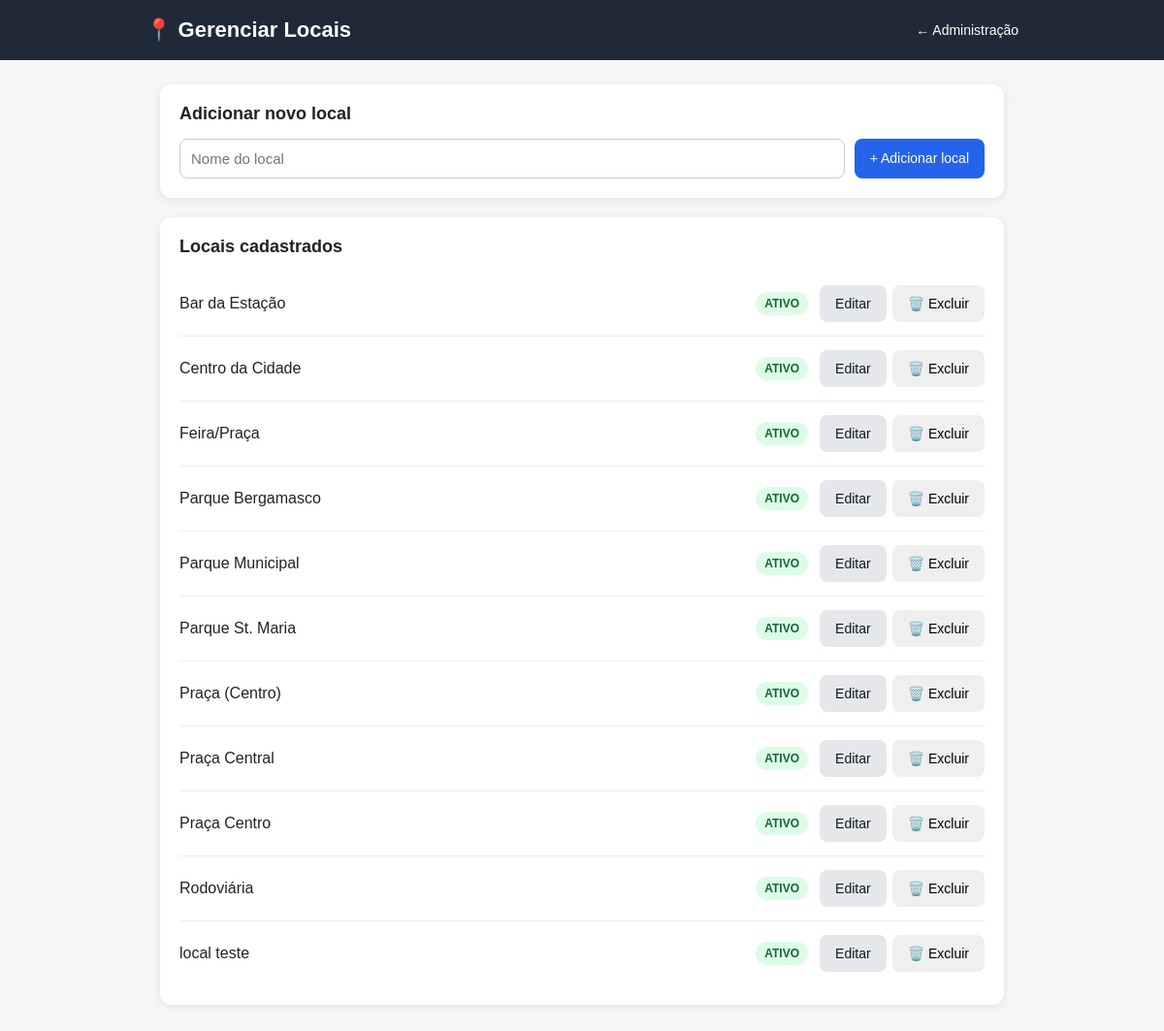
Page /admin/locais (signed in) on the committed database.
### app/models.py (models this page shows)
class Local(db.Model):
    id = db.Column(
        db.Integer,
        primary_key=True
    )
    nome = db.Column(
        db.String(100),
        nullable=False
    )
    ativo = db.Column(
        db.Boolean,
        default=True
    )

### app/routes.py (the view)
@routes.route("/admin/locais")
@admin_required
def admin_locais():
    locais = (
        Local.query
        .order_by(Local.nome)
        .all()
    )
    return render_template(
        "admin_locais.html",
        locais=locais
    )

### app/models.py (called while the page is built)
    @property
    def is_authenticated(self):
        return True

### app/routes.py (called while the page is built)
@routes.after_request
def impedir_cache_da_agenda(response):
    if request.endpoint == "routes.agenda":
        response.headers["Cache-Control"] = "no-store, no-cache, must-revalidate, max-age=0"
        response.headers["Pragma"] = "no-cache"
        response.headers["Expires"] = "0"
    return response

def admin_required(view):
    @wraps(view)
    @login_required
    def wrapper(*args, **kwargs):
        if current_user.tipo != "ADMIN":
            flash("Esta área é exclusiva para administradores.", "danger")
            return redirect(url_for("routes.agenda"))
        return view(*args, **kwargs)
    return wrapper

### app/templates/admin_locais.html (shortened to what this page needs)
<!DOCTYPE html>
<html lang="pt-BR">
<head>
</head>
<body>
    <header class="topo">
        <div class="topo-conteudo">
            <h1>📍 Gerenciar Locais</h1>
            <a
                href="{{ url_for('routes.admin') }}"
                class="voltar"
            >
                ← Administração
            </a>
        </div>
    </header>
    <main class="container">
        <section class="card">
            <h2>Adicionar novo local</h2>
            <form
                action="{{ url_for('routes.adicionar_local') }}"
                method="POST"
                class="form-adicionar"
            >
                <input
                    type="text"
                    name="nome"
                    placeholder="Nome do local"
                    required
                >
                <button
                    type="submit"
                    class="btn-adicionar"
                >
                    + Adicionar local
                </button>
            </form>
        </section>
        <section class="card">
            <h2>Locais cadastrados</h2>
            {% if locais %}
                {% for local in locais %}
                <div class="local">
                    <div
                        class="nome-local"
                        id="nome-{{ local.id }}"
                    >
                        {{ local.nome }}
                    </div>
                    <span
                        class="status {% if local.ativo %}ativo{% else %}inativo{% endif %}"
                        id="status-{{ local.id }}"
                    >
                        {% if local.ativo %}
                            ATIVO
                        {% else %}
                            INATIVO
                        {% endif %}
                    </span>
                    <div
                        class="acoes"
                        id="acoes-{{ local.id }}"
                    >
                        <button
                            type="button"
                            class="btn-editar"
                            onclick="editarLocal({{ local.id }})"
                        >
                            Editar
                        </button>
                        <form
                            action="{{ url_for('routes.excluir_local', local_id=local.id) }}"
                            method="POST"
                            onsubmit="return confirmarExclusao('{{ local.nome }}')"
                        >
                            <button
                                type="submit"
                                class="btn-excluir"
                            >
                                🗑️ Excluir
                            </button>
                        </form>
                    </div>
                </div>
                {% endfor %}
            {% else %}
                <div class="sem-locais">
                    Nenhum local cadastrado.
                </div>
            {% endif %}
        </section>
    </main>
</body>
</html>

### app/templates/admin_locais.html (style rules this page uses)
* { box-sizing: border-box; }
body { margin: 0; font-family: Arial, sans-serif; background: #f5f6f8; color: #222; }
.topo { background: #1f2937; color: white; padding: 18px; }
.topo-conteudo { max-width: 900px; margin: auto; display: flex; align-items: center; justify-content: space-between; gap: 10px; }
.topo h1 { margin: 0; font-size: 22px; }
.voltar { color: white; text-decoration: none; font-size: 14px; }
.container { max-width: 900px; margin: 25px auto; padding: 0 15px 40px; }
.card { background: white; border-radius: 12px; padding: 20px; margin-bottom: 20px; box-shadow: 0 2px 8px rgba(0,0,0,0.08); }
.card h2 { margin-top: 0; font-size: 18px; }
.form-adicionar { display: flex; gap: 10px; }
.form-adicionar input { flex: 1; min-width: 0; }
input { width: 100%; padding: 11px; border: 1px solid #ccc; border-radius: 8px; font-size: 15px; }
button { border: none; border-radius: 8px; padding: 11px 16px; font-size: 14px; cursor: pointer; }
.btn-adicionar { background: #2563eb; color: white; white-space: nowrap; }
.local { display: flex; align-items: center; gap: 12px; padding: 14px 0; border-bottom: 1px solid #eee; }
.local:last-child { border-bottom: none; }
.nome-local { flex: 1; font-size: 16px; }
.status { font-size: 12px; font-weight: bold; padding: 5px 9px; border-radius: 20px; }
.ativo { background: #dcfce7; color: #166534; }
.acoes { display: flex; gap: 6px; }
.btn-editar { background: #e5e7eb; color: #111827; }

### rows in the picture
Local: nome "Bar da Estação", ativo "ATIVO"
Local: nome "Centro da Cidade", ativo "ATIVO"
Local: nome "Feira/Praça", ativo "ATIVO"
Local: nome "Parque Bergamasco", ativo "ATIVO"
Local: nome "Parque Municipal", ativo "ATIVO"
Local: nome "Parque St. Maria", ativo "ATIVO"
Local: nome "Praça (Centro)", ativo "ATIVO"
Local: nome "Praça Central", ativo "ATIVO"
Local: nome "Praça Centro", ativo "ATIVO"
Local: nome "Rodoviária", ativo "ATIVO"
Local: nome "local teste", ativo "ATIVO"
